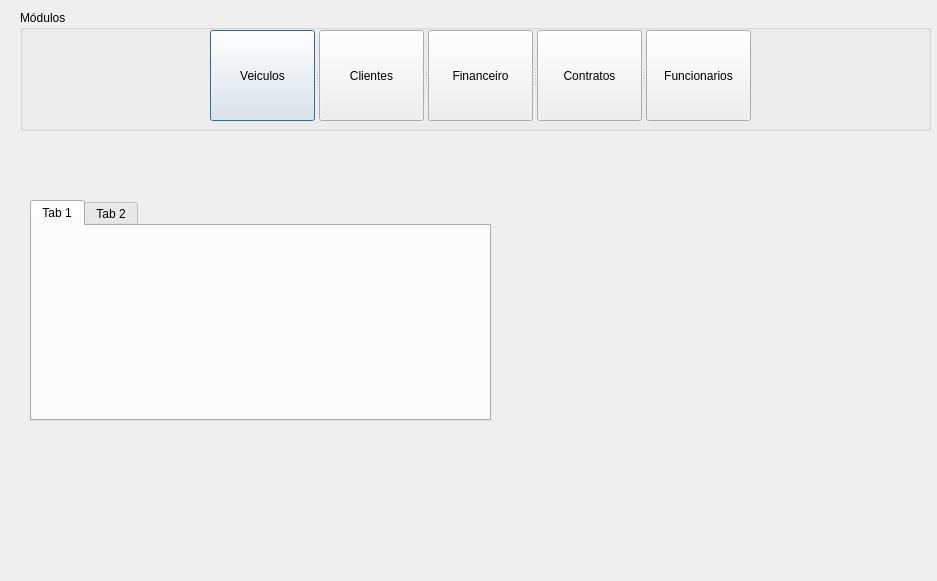
<?xml version="1.0" encoding="UTF-8"?>
<ui version="4.0">
 <class>ModuleScreen</class>
 <widget class="QDialog" name="ModuleScreen">
  <property name="geometry">
   <rect>
    <x>0</x>
    <y>0</y>
    <width>937</width>
    <height>581</height>
   </rect>
  </property>
  <property name="windowTitle">
   <string>Dialog</string>
  </property>
  <widget class="QGroupBox" name="groupBox">
   <property name="geometry">
    <rect>
     <x>20</x>
     <y>10</y>
     <width>911</width>
     <height>121</height>
    </rect>
   </property>
   <property name="title">
    <string>Módulos</string>
   </property>
   <widget class="QSplitter" name="splitter">
    <property name="geometry">
     <rect>
      <x>190</x>
      <y>20</y>
      <width>541</width>
      <height>91</height>
     </rect>
    </property>
    <property name="orientation">
     <enum>Qt::Horizontal</enum>
    </property>
    <widget class="QPushButton" name="pbtn_Veiculos">
     <property name="text">
      <string>Veiculos</string>
     </property>
    </widget>
    <widget class="QPushButton" name="p">
     <property name="text">
      <string>Clientes</string>
     </property>
    </widget>
    <widget class="QPushButton" name="pbtn_Financeiro">
     <property name="text">
      <string>Financeiro</string>
     </property>
    </widget>
    <widget class="QPushButton" name="pbtn_Contratos">
     <property name="text">
      <string>Contratos</string>
     </property>
    </widget>
    <widget class="QPushButton" name="pbtn_Funcionarios">
     <property name="text">
      <string>Funcionarios</string>
     </property>
    </widget>
   </widget>
  </widget>
  <widget class="QTabWidget" name="tab_Veiculos">
   <property name="geometry">
    <rect>
     <x>30</x>
     <y>200</y>
     <width>461</width>
     <height>221</height>
    </rect>
   </property>
   <property name="tabShape">
    <enum>QTabWidget::Rounded</enum>
   </property>
   <property name="currentIndex">
    <number>0</number>
   </property>
   <property name="elideMode">
    <enum>Qt::ElideLeft</enum>
   </property>
   <property name="tabsClosable">
    <bool>false</bool>
   </property>
   <property name="tabBarAutoHide">
    <bool>false</bool>
   </property>
   <widget class="QWidget" name="tab">
    <attribute name="title">
     <string>Tab 1</string>
    </attribute>
   </widget>
   <widget class="QWidget" name="tab_2">
    <attribute name="title">
     <string>Tab 2</string>
    </attribute>
   </widget>
  </widget>
 </widget>
 <resources/>
 <connections/>
</ui>
